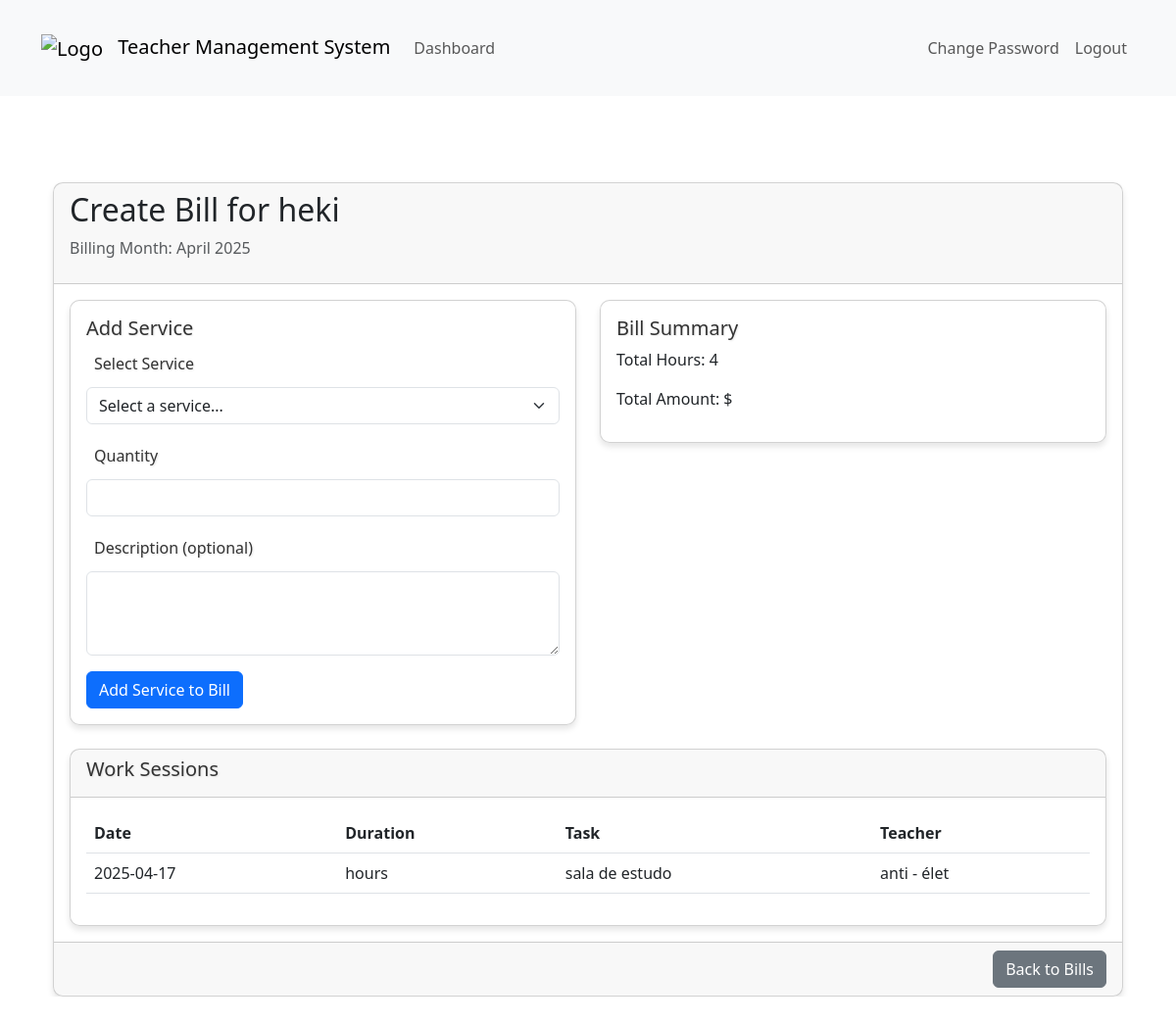
Before: /dashboard/student/5/bills/create/ (signed in) with the older database file.
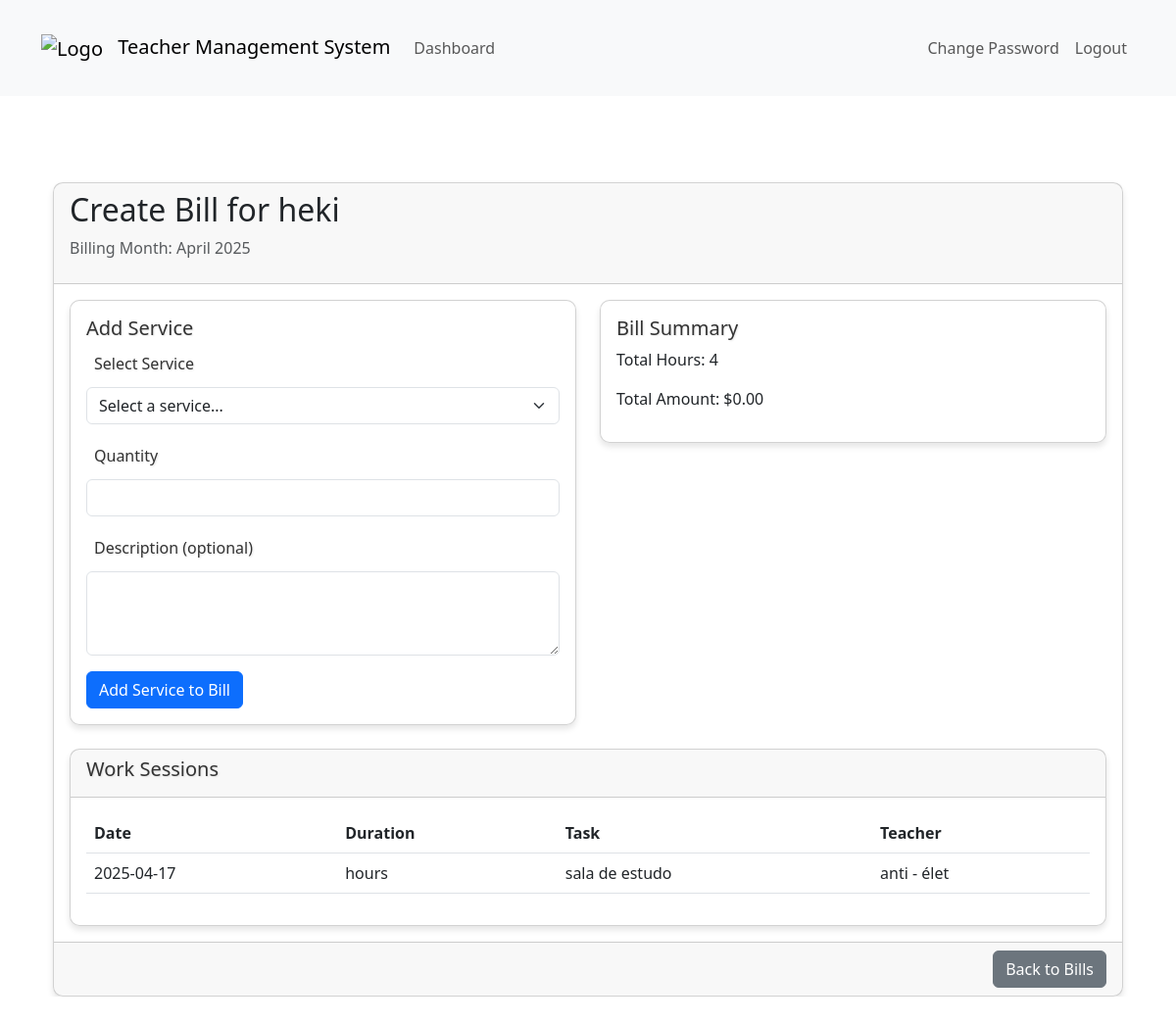
After: the same page with the newer database file.
### teachers_app/billing_models.py (models this page shows, shortened)
class Bill(models.Model):
    student = models.ForeignKey(Student, on_delete=models.CASCADE, related_name='bills')
    month = models.DateField(help_text="Billing month (first day of month)")
    total_amount = models.DecimalField(max_digits=10, decimal_places=2)
    is_paid = models.BooleanField(default=False)
    payment_date = models.DateTimeField(null=True, blank=True)
    created_at = models.DateTimeField(auto_now_add=True)
    updated_at = models.DateTimeField(auto_now=True)
    class Meta:
        unique_together = ('student', 'month')
        ordering = ['-month']

### teachers_app/billing_views.py (the view)
# urls.py: path('student/<int:student_id>/bills/create/', billing_views.create_bill, name='create_bill'),
@login_required
@user_passes_test(lambda u: u.is_superuser)
def create_bill(request, student_id):
    student = get_object_or_404(Student, pk=student_id)
    current_month = timezone.now().replace(day=1)
    bill = Bill.objects.filter(student=student, month=current_month).first()
    if request.method == 'POST':
        form = BillItemForm(request.POST)
        if form.is_valid():
            if not bill:
                bill = Bill.objects.create(
                    student=student,
                    month=current_month,
                    total_amount=0  # Will be calculated later
                )
            bill_item = form.save(commit=False)
            bill_item.bill = bill
            service = form.cleaned_data['service']
            quantity = form.cleaned_data['quantity']
            bill_item.service_name = service.name
            bill_item.service_description = service.description if service.description else ''
            bill_item.service_price_at_billing = service.price
            bill_item.quantity = quantity
            bill_item.amount = service.price * quantity
            bill_item.save()
            bill.total_amount = bill.items.aggregate(
                total=Sum('amount')
            )['total']
            bill.save()
            messages.success(request, f'Service added to bill. Total amount: ${bill.total_amount}')
            return redirect('create_bill', student_id=student_id)
    else:
        form = BillItemForm()
    work_sessions = WorkSession.objects.filter(
        start_time__date__gte=current_month,
        start_time__date__lt=current_month + relativedelta(months=1)
    ).order_by('start_time')
    total_hours = work_sessions.aggregate(
        total_hours=Sum('stored_hours')
    )['total_hours']
    services = Service.objects.filter(is_active=True)
    bill_items = bill.items.all() if bill else []
    context = {
        'student': student,
        'bill': bill,
        'work_sessions': work_sessions,
        'total_hours': total_hours,
        'services': services,
        'bill_items': bill_items,
        'current_month': current_month,
        'form': form
    }
    return render(request, 'superuser/create_bill.html', context)

### teachers_app/forms.py (shortened to what this page needs)
class BillItemForm(forms.ModelForm):
    service = forms.ModelChoiceField(
        queryset=Service.objects.filter(is_active=True),
        empty_label="Select a service...",
        widget=forms.Select(attrs={'class': 'form-select'}),
        help_text="Select the service to add to the bill"
    )
    class Meta:
        model = BillItem
        fields = ['service', 'quantity', 'service_description']
        widgets = {
            'quantity': forms.NumberInput(attrs={'class': 'form-control', 'min': '1'}),
            'service_description': forms.Textarea(attrs={'class': 'form-control', 'rows': '3'}),
        }
    def __init__(self, *args, **kwargs):
        super().__init__(*args, **kwargs)
        self.fields['quantity'].help_text = 'Number of times this service was provided'
        self.fields['service_description'].help_text = 'Optional description for this service item'

### teachers_app/models.py (called while the page is built)
    def __str__(self):
        return f"{self.user.username} - {self.subjects}" if self.subjects else self.user.username

    def __str__(self):
        return self.user.username

    def __str__(self):
        return f"{self.name} (${self.price})"

### templates/superuser/create_bill.html (shortened to what this page needs)
{% extends 'base.html' %}
{% block content %}
<div class="container mt-4">
    <div class="card">
        <div class="card-header">
            <h2>Create Bill for {{ student }}</h2>
            <p class="text-muted">Billing Month: {{ current_month|date:"F Y" }}</p>
        </div>
        <div class="card-body">
            <div class="row mb-4">
                <div class="col-md-6">
                    <div class="card">
                        <div class="card-body">
                            <h5 class="card-title">Add Service</h5>
                            <form method="post">
                                <div class="mb-3">
                                    <label for="id_service" class="form-label">Select Service</label>
                                    {{ form.service }}
                                </div>
                                <div class="mb-3">
                                    <label for="id_quantity" class="form-label">Quantity</label>
                                    {{ form.quantity }}
                                </div>
                                <div class="mb-3">
                                    <label for="id_service_description" class="form-label">Description (optional)</label>
                                    {{ form.service_description }}
                                </div>
                                <button type="submit" class="btn btn-primary">Add Service to Bill</button>
                            </form>
                        </div>
                    </div>
                </div>
                <div class="col-md-6">
                    <div class="card">
                        <div class="card-body">
                            <h5 class="card-title">Bill Summary</h5>
                            <p>Total Hours: {{ total_hours }}</p>
                            <p>Total Amount: ${{ bill.total_amount }}</p>
                        </div>
                    </div>
                </div>
            </div>
            {% if work_sessions %}
            <div class="card">
                <div class="card-header">
                    <h5 class="card-title">Work Sessions</h5>
                </div>
                <div class="card-body">
                    <div class="table-responsive">
                        <table class="table">
                            <thead>
                                <tr>
                                    <th>Date</th>
                                    <th>Duration</th>
                                    <th>Task</th>
                                    <th>Teacher</th>
                                </tr>
                            </thead>
                            <tbody>
                                {% for session in work_sessions %}
                                <tr>
                                    <td>{{ session.start_time|date:"Y-m-d" }}</td>
                                    <td>{{ session.duration }} hours</td>
                                    <td>{{ session.task.name }}</td>
                                    <td>{{ session.teacher }}</td>
                                </tr>
                                {% endfor %}
                            </tbody>
                        </table>
                    </div>
                </div>
            </div>
            {% endif %}
        </div>
        <div class="card-footer text-end">
            <a href="{% url 'student_bills' student_id=student.id %}" class="btn btn-secondary">Back to Bills</a>
        </div>
    </div>
</div>
{% endblock %}

Changed rows visible on the page:
added Bill: total_amount "0.00"
